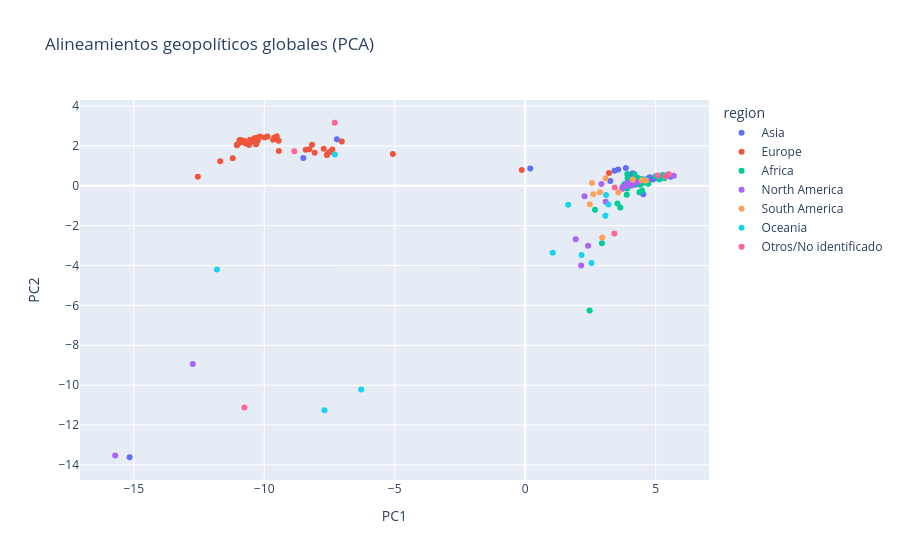

The notebook cell saved with this chart:
### Markdown cell above
### 4.3 Visualización geopolítica en el espacio PCA

La proyección de los países en los dos primeros componentes principales permite identificar la **estructura global de alineamientos diplomáticos** en la Asamblea General.

Cada punto representa un país, posicionado según su **perfil de votación promedio** en las resoluciones analizadas.  
Los ejes PC1 y PC2 no reflejan coordenadas geográficas, sino **dimensiones latentes** que condensan similitudes en el comportamiento de voto.

El color indica la **región geográfica**, lo que permite observar patrones regionales y contrastes entre bloques.

### Code cell
# --- Visualización PCA por región geográfica ---

# Convertimos matriz PCA a DataFrame
pca_df = pd.DataFrame(
    X_pca,
    columns=['PC1', 'PC2'],
    index=votes_matrix_imputed.index
)

# Mapeo de país → región (a partir de pycountry_convert)
def get_region(country_name):
    try:
        country = pycountry.countries.lookup(country_name)
        alpha2 = country.alpha_2
        continent_code = pycountry_convert.country_alpha2_to_continent_code(alpha2)
        return pycountry_convert.convert_continent_code_to_continent_name(continent_code)
    except:
        return "Otros/No identificado"

pca_df["region"] = pca_df.index.map(get_region)

# Gráfico interactivo Plotly
fig = px.scatter(
    pca_df,
    x="PC1",
    y="PC2",
    color="region",
    hover_name=pca_df.index,
    title="Alineamientos geopolíticos globales (PCA)"
)

# Exportación
fig.write_html("figures/pca_regiones_un_2010_2024.html")
fig.write_image("figures/pca_regiones_un_2010_2024_preview.png", width=1400, height=900, scale=1)

fig.show()

### Figure 1 — Plotly figure (JSON) as saved in the notebook; plotly's stock layout.template omitted (floating-point values rounded to 4 significant figures)
{"data": [{"hovertemplate": "<b>%{hovertext}</b><br><br>region=Asia<br>PC1=%{x}<br>PC2=%{y}<extra></extra>", "hovertext": ["AFGHANISTAN", "ARMENIA", "AZERBAIJAN", "BAHRAIN", "BANGLADESH", "BHUTAN", "BRUNEI DARUSSALAM", "CAMBODIA", "CHINA", "CYPRUS", "DEMOCRATIC PEOPLE'S REPUBLIC OF KOREA", "GEORGIA", "INDIA", "INDONESIA", "IRAQ", "ISRAEL", "JAPAN", "JORDAN", "KAZAKHSTAN", "KUWAIT", "KYRGYZSTAN", "LAO PEOPLE'S DEMOCRATIC REPUBLIC", "LEBANON", "MALAYSIA", "MALDIVES", "MONGOLIA", "MYANMAR", "NEPAL", "OMAN", "PAKISTAN", "PHILIPPINES", "QATAR", "SAUDI ARABIA", "SINGAPORE", "SRI LANKA", "SYRIAN ARAB REPUBLIC", "TAJIKISTAN", "THAILAND", "TURKMENISTAN", "UNITED ARAB EMIRATES", "UZBEKISTAN", "VIET NAM", "YEMEN"], "legendgroup": "Asia", "marker": {"color": "#636efa", "symbol": "circle"}, "mode": "markers", "name": "Asia", "orientation": "v", "showlegend": true, "type": "scatter", "x": [4.469, 0.1936, 3.943, 4.438, 4.889, 4.204, 5.052, 4.723, 3.858, -7.216, 4.119, -8.504, 3.261, 4.99, 4.794, -15.16, -7.586, 4.49, 4.307, 4.74, 4.062, 4.897, 4.776, 4.716, 4.111, 4.032, 4.523, 4.498, 5.063, 3.423, 4.192, 4.726, 4.456, 4.289, 4.799, 5.573, 4.015, 4.084, 4.269, 4.502, 3.567, 5.132, 4.476], "xaxis": "x", "y": [0.3017, 0.8601, 0.2798, 0.2699, 0.3513, 0.2217, 0.3852, 0.3827, 0.8918, 2.329, 0.625, 1.398, 0.2365, 0.4099, 0.3443, -13.62, 1.564, 0.3125, 0.3873, 0.3044, 0.5023, 0.316, 0.4253, 0.3348, 0.2511, 0.02707, -0.4219, 0.2798, 0.4, 0.7573, 0.0543, 0.3116, 0.2163, 0.168, 0.3495, 0.4552, 0.4215, 0.03166, 0.3332, 0.3068, 0.8158, 0.3436, 0.2581], "yaxis": "y"}, {"hovertemplate": "<b>%{hovertext}</b><br><br>region=Europe<br>PC1=%{x}<br>PC2=%{y}<extra></extra>", "hovertext": ["ALBANIA", "ANDORRA", "AUSTRIA", "BELARUS", "BELGIUM", "BOSNIA AND HERZEGOVINA", "BULGARIA", "CROATIA", "DENMARK", "ESTONIA", "FINLAND", "FRANCE", "GERMANY", "GREECE", "HUNGARY", "ICELAND", "IRELAND", "ITALY", "LATVIA", "LIECHTENSTEIN", "LITHUANIA", "LUXEMBOURG", "MALTA", "MONACO", "MONTENEGRO", "NETHERLANDS", "NORWAY", "POLAND", "PORTUGAL", "REPUBLIC OF MOLDOVA", "ROMANIA", "RUSSIAN FEDERATION", "SAN MARINO", "SERBIA", "SLOVAKIA", "SLOVENIA", "SPAIN", "SWEDEN", "SWITZERLAND", "UKRAINE", "UNITED KINGDOM"], "legendgroup": "Europe", "marker": {"color": "#EF553B", "symbol": "circle"}, "mode": "markers", "name": "Europe", "orientation": "v", "showlegend": true, "type": "scatter", "x": [-10.34, -8.412, -7.603, 3.21, -10.55, -8.169, -10.45, -10.33, -10.85, -10.91, -9.449, -11.69, -11.05, -9.618, -11.21, -9.521, -7.452, -10.24, -10.95, -7.721, -11.05, -10.29, -7.027, -10.31, -9.877, -10.71, -9.662, -10.95, -9.99, -8.068, -10.59, -0.1326, -7.525, -5.071, -10.77, -10.38, -10.17, -8.273, -7.389, -9.44, -12.55], "xaxis": "x", "y": [2.281, 1.806, 1.545, 0.6409, 2.312, 2.06, 2.232, 2.106, 2.208, 2.297, 2.255, 1.232, 2.054, 2.411, 1.377, 2.489, 1.714, 2.266, 2.281, 1.86, 2.038, 2.415, 2.221, 2.078, 2.466, 2.122, 2.311, 2.158, 2.425, 1.656, 2.047, 0.7864, 1.669, 1.596, 2.264, 2.38, 2.465, 1.833, 1.824, 1.739, 0.4482], "yaxis": "y"}, {"hovertemplate": "<b>%{hovertext}</b><br><br>region=Africa<br>PC1=%{x}<br>PC2=%{y}<extra></extra>", "hovertext": ["ALGERIA", "ANGOLA", "BENIN", "BOTSWANA", "BURKINA FASO", "BURUNDI", "CABO VERDE", "CAMEROON", "CHAD", "COMOROS", "CONGO", "DJIBOUTI", "EGYPT", "ERITREA", "ETHIOPIA", "GABON", "GAMBIA", "GHANA", "GUINEA", "GUINEA-BISSAU", "KENYA", "LESOTHO", "LIBERIA", "LIBYA", "MADAGASCAR", "MALAWI", "MALI", "MAURITANIA", "MAURITIUS", "MOROCCO", "MOZAMBIQUE", "NAMIBIA", "NIGER", "NIGERIA", "SENEGAL", "SIERRA LEONE", "SOUTH AFRICA", "SUDAN", "TOGO", "TUNISIA", "UGANDA", "UNITED REPUBLIC OF TANZANIA", "ZAMBIA", "ZIMBABWE"], "legendgroup": "Africa", "marker": {"color": "#00cc96", "symbol": "circle"}, "mode": "markers", "name": "Africa", "orientation": "v", "showlegend": true, "type": "scatter", "x": [4.997, 4.357, 4.057, 3.908, 4.137, 4.478, 3.795, 2.47, 3.985, 4.428, 4.221, 4.262, 5.143, 4.581, 4.377, 3.885, 4.096, 3.893, 4.457, 4.186, 4.341, 4.178, 2.674, 4.35, 3.645, 3.534, 3.913, 4.514, 3.92, 4.184, 4.394, 4.586, 4.326, 4.385, 4.247, 4.082, 4.193, 5.326, 2.941, 4.383, 4.715, 4.454, 4.346, 5.274], "xaxis": "x", "y": [0.483, 0.2879, 0.08917, -0.1406, 0.1648, -0.2399, 0.07398, -6.249, 0.1059, 0.06865, 0.2149, 0.2996, 0.3235, 0.1661, -0.3231, 0.01467, 0.1965, -0.456, 0.2513, 0.2005, 0.1511, 0.1255, -1.203, 0.1577, -1.089, -0.8879, 0.5863, 0.3072, 0.3766, 0.235, 0.3324, 0.3095, 0.1732, 0.08512, 0.2403, 0.2196, 0.5805, 0.3827, -2.881, 0.3494, 0.1071, 0.2166, 0.06933, 0.5448], "yaxis": "y"}, {"hovertemplate": "<b>%{hovertext}</b><br><br>region=North America<br>PC1=%{x}<br>PC2=%{y}<extra></extra>", "hovertext": ["ANTIGUA AND BARBUDA", "BAHAMAS", "BARBADOS", "BELIZE", "CANADA", "COSTA RICA", "CUBA", "DOMINICAN REPUBLIC", "EL SALVADOR", "GRENADA", "GUATEMALA", "HAITI", "HONDURAS", "JAMAICA", "MEXICO", "NICARAGUA", "PANAMA", "SAINT KITTS AND NEVIS", "SAINT LUCIA", "SAINT VINCENT AND THE GRENADINES", "TRINIDAD AND TOBAGO", "UNITED STATES"], "legendgroup": "North America", "marker": {"color": "#ab63fa", "symbol": "circle"}, "mode": "markers", "name": "North America", "orientation": "v", "showlegend": true, "type": "scatter", "x": [4.113, 3.726, 3.911, 3.899, -12.74, 2.921, 5.695, 3.826, 3.726, 4.082, 2.41, 3.083, 2.145, 4.072, 2.274, 5.468, 1.939, 4.012, 4.166, 4.49, 4.289, -15.71], "xaxis": "x", "y": [0.1307, -0.06296, 0.07117, 0.144, -8.935, 0.08781, 0.4988, -0.0194, -0.1506, 0.07101, -3.004, -0.8043, -3.993, 0.01332, -0.5305, 0.5604, -2.677, 0.04688, 0.1544, 0.2666, 0.164, -13.53], "yaxis": "y"}, {"hovertemplate": "<b>%{hovertext}</b><br><br>region=South America<br>PC1=%{x}<br>PC2=%{y}<extra></extra>", "hovertext": ["ARGENTINA", "BRAZIL", "CHILE", "COLOMBIA", "ECUADOR", "GUYANA", "PARAGUAY", "PERU", "SURINAME", "URUGUAY"], "legendgroup": "South America", "marker": {"color": "#FFA15A", "symbol": "circle"}, "mode": "markers", "name": "South America", "orientation": "v", "showlegend": true, "type": "scatter", "x": [2.563, 2.61, 3.082, 2.473, 4.631, 4.122, 2.953, 2.864, 4.467, 3.572], "xaxis": "x", "y": [0.1346, -0.4258, 0.3789, -0.9291, 0.2694, 0.3137, -2.597, -0.3299, 0.2762, -0.3397], "yaxis": "y"}, {"hovertemplate": "<b>%{hovertext}</b><br><br>region=Oceania<br>PC1=%{x}<br>PC2=%{y}<extra></extra>", "hovertext": ["AUSTRALIA", "FIJI", "MARSHALL ISLANDS", "NEW ZEALAND", "PALAU", "PAPUA NEW GUINEA", "SAMOA", "SOLOMON ISLANDS", "TONGA", "TUVALU", "VANUATU"], "legendgroup": "Oceania", "marker": {"color": "#19d3f3", "symbol": "circle"}, "mode": "markers", "name": "Oceania", "orientation": "v", "showlegend": true, "type": "scatter", "x": [-11.81, 3.191, -7.691, -7.295, -6.285, 2.158, 1.647, 3.073, 1.053, 3.098, 2.54], "xaxis": "x", "y": [-4.195, -0.9445, -11.26, 1.567, -10.22, -3.469, -0.9552, -1.499, -3.363, -0.4578, -3.87], "yaxis": "y"}, {"hovertemplate": "<b>%{hovertext}</b><br><br>region=Otros/No identificado<br>PC1=%{x}<br>PC2=%{y}<extra></extra>", "hovertext": ["BOLIVIA (PLURINATIONAL STATE OF)", "COTE D'IVOIRE", "IRAN (ISLAMIC REPUBLIC OF)", "MICRONESIA (FEDERATED STATES OF)", "REPUBLIC OF KOREA", "TIMOR-LESTE", "TURKEY", "VENEZUELA (BOLIVARIAN REPUBLIC OF)"], "legendgroup": "Otros/No identificado", "marker": {"color": "#FF6692", "symbol": "circle"}, "mode": "markers", "name": "Otros/No identificado", "orientation": "v", "showlegend": true, "type": "scatter", "x": [5.08, 3.417, 5.375, -10.76, -8.849, 3.433, -7.3, 5.507], "xaxis": "x", "y": [0.5101, -2.394, 0.4641, -11.12, 1.737, -0.0897, 3.161, 0.58], "yaxis": "y"}], "layout": {"legend": {"title": {"text": "region"}, "tracegroupgap": 0}, "title": {"text": "Alineamientos geopolíticos globales (PCA)"}, "xaxis": {"anchor": "y", "domain": [0, 1], "title": {"text": "PC1"}}, "yaxis": {"anchor": "x", "domain": [0, 1], "title": {"text": "PC2"}}}}
